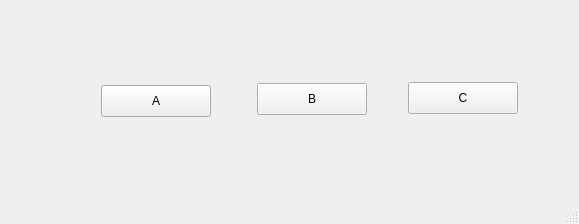
<?xml version="1.0" encoding="UTF-8"?>
<ui version="4.0">
 <class>Demo</class>
 <widget class="QMainWindow" name="Demo">
  <property name="geometry">
   <rect>
    <x>0</x>
    <y>0</y>
    <width>579</width>
    <height>224</height>
   </rect>
  </property>
  <property name="windowTitle">
   <string>MainWindow</string>
  </property>
  <widget class="QWidget" name="centralwidget">
   <widget class="QPushButton" name="pushButton">
    <property name="geometry">
     <rect>
      <x>101</x>
      <y>85</y>
      <width>110</width>
      <height>32</height>
     </rect>
    </property>
    <property name="text">
     <string>A</string>
    </property>
   </widget>
   <widget class="QPushButton" name="pushButton_2">
    <property name="geometry">
     <rect>
      <x>257</x>
      <y>83</y>
      <width>110</width>
      <height>32</height>
     </rect>
    </property>
    <property name="text">
     <string>B</string>
    </property>
   </widget>
   <widget class="QPushButton" name="pushButton_3">
    <property name="geometry">
     <rect>
      <x>408</x>
      <y>82</y>
      <width>110</width>
      <height>32</height>
     </rect>
    </property>
    <property name="text">
     <string>C</string>
    </property>
   </widget>
  </widget>
  <widget class="QMenuBar" name="menubar">
   <property name="geometry">
    <rect>
     <x>0</x>
     <y>0</y>
     <width>579</width>
     <height>22</height>
    </rect>
   </property>
  </widget>
  <widget class="QStatusBar" name="statusbar"/>
 </widget>
 <resources/>
 <connections/>
</ui>
